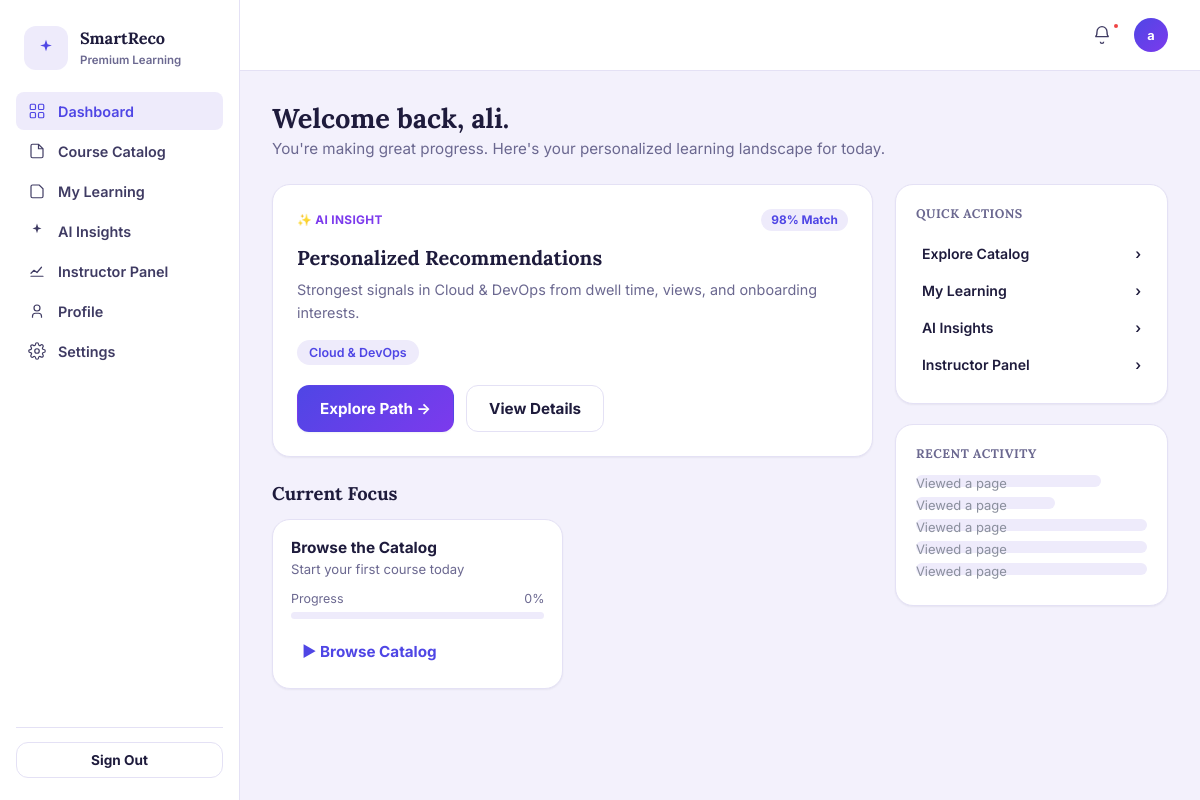
The page /dashboard (signed in) on the database as committed earlier.
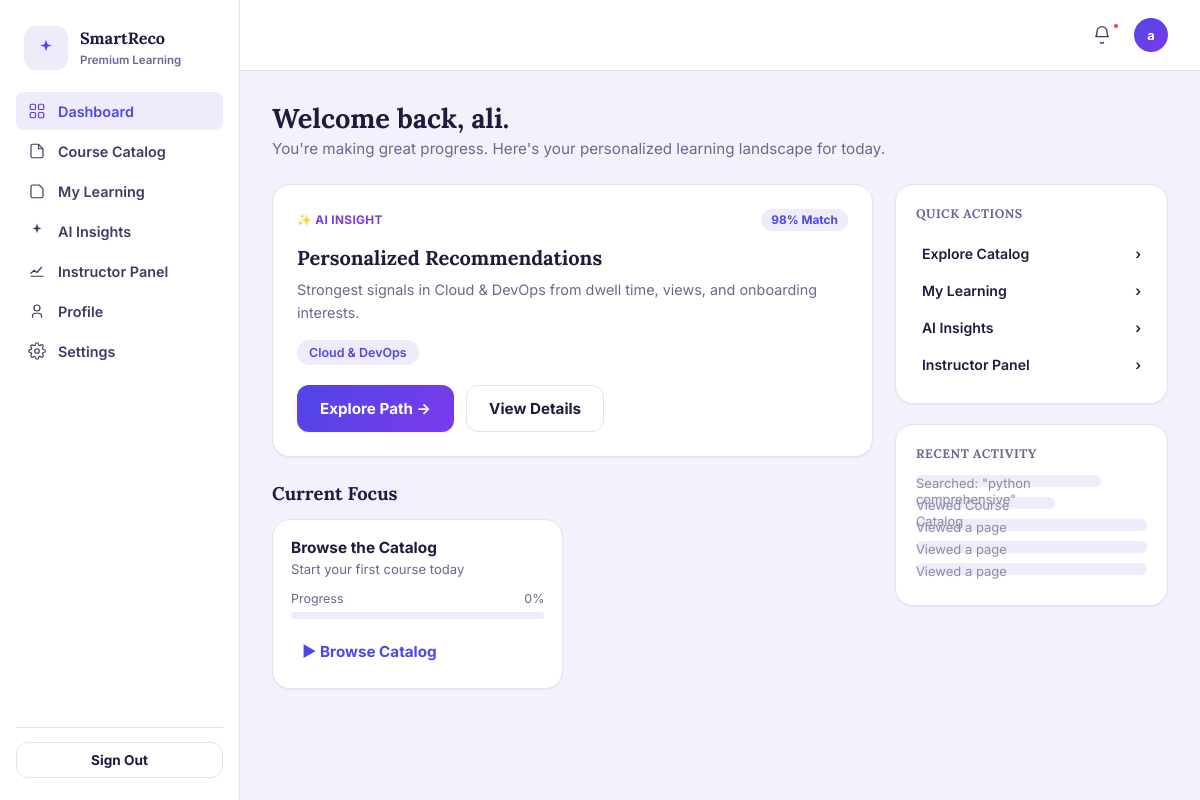
The same page on the database as committed later.
### database/models.py (models this page shows, shortened)
class Event(Base):
    __tablename__ = "events"
    __table_args__ = (
        Index("ix_events_user_created", "user_id", "created_at"),
        Index("ix_events_user_eligible_created", "user_id", "agent_eligible", "created_at"),
    )
    id = Column(Integer, primary_key=True, index=True)
    user_id = Column(Integer, ForeignKey("users.id", ondelete="CASCADE"), nullable=False, index=True)
    event_type = Column(String, nullable=False, index=True)  # view | search | click | time_spent | dismiss
    product_id = Column(Integer, ForeignKey("products.id", ondelete="SET NULL"), nullable=True, index=True)
    event_metadata = Column(Text, nullable=True)
    agent_eligible = Column(Boolean, default=True, nullable=False, index=True)
    created_at = Column(DateTime(timezone=True), server_default=func.now(), index=True)
    user = relationship("User", back_populates="events")
    @property
    def course_id(self):
        return self.product_id

### main.py (the view)
@app.get("/dashboard", response_class=HTMLResponse)
def dashboard(request: Request, db: Session = Depends(get_db)):
    user = get_current_user(request, db)
    if not user:
        return RedirectResponse("/login", status_code=302)
    tracking_enabled = is_agent_tracking_enabled(db, user, request)
    enrolled_products = (
        db.query(Product)
        .join(Enrollment, Enrollment.product_id == Product.id)
        .filter(Enrollment.user_id == user.id)
        .order_by(Enrollment.created_at.desc())
        .all()
    )
    recent_activity = get_recent_activity(db, user.id, limit=5)
    return templates.TemplateResponse(
        request,
        "dashboard.html",
        {
            "user": user,
            "active_page": "dashboard",
            "tracking_enabled": tracking_enabled,
            "enrolled_products": enrolled_products,
            "recent_activity": recent_activity,
        },
    )

### templates/dashboard.html (shortened to what this page needs)
{% extends "base.html" %}
{% block content %}
<h1 class="sr-page-title">Welcome back, {{ user.name or user.email.split('@')[0] }}.</h1>
<p class="sr-page-subtitle">You're making great progress. Here's your personalized learning landscape for today.</p>
<div class="sr-dash-grid">
  <div>
    <div class="sr-card sr-insight-card" id="recCard">
      <div class="sr-insight-head">
        <span class="sr-insight-tag">✨ AI INSIGHT</span>
        <span class="sr-match-badge" id="recMatchBadge">— Match</span>
      </div>
      <h2 class="sr-insight-title" id="recTitle">Personalized Recommendations</h2>
      <p class="sr-insight-text" id="recNarrative">Loading your personalized learning path...</p>
      <div class="sr-tag-row" id="recTags"></div>
      <div class="sr-insight-actions">
        <a class="sr-btn sr-btn-primary" id="recStartBtn" href="/catalog" data-sr-track-click data-source="recommendation">Explore Path →</a>
        <a class="sr-btn sr-btn-secondary" href="/ai-insights">View Details</a>
      </div>
    </div>
    <h2 class="sr-section-title">Current Focus</h2>
    <div class="sr-focus-grid">
      {% if enrolled_products %}
        {% for prod in enrolled_products[:2] %}
        <div class="sr-card sr-focus-card">
          <div class="sr-focus-card-head">
            <span class="sr-focus-title">{{ prod.title }}</span>
          </div>
          <p class="sr-focus-module">{{ prod.category }} · {{ prod.level or 'All Levels' }}</p>
          <div class="sr-progress-mini-label"><span>Progress</span><span>{{ loop.index * 35 }}%</span></div>
          <div class="sr-progress-mini-track"><div class="sr-progress-mini-fill" style="width:{{ loop.index * 35 }}%"></div></div>
          <a class="sr-btn sr-btn-ghost" href="/course-details?id={{ prod.id }}" data-sr-track-click data-product-id="{{ prod.id }}" data-source="dashboard_focus">▶ Resume Learning</a>
        </div>
        {% endfor %}
      {% else %}
        <div class="sr-card sr-focus-card">
          <div class="sr-focus-card-head">
            <span class="sr-focus-title">Browse the Catalog</span>
          </div>
          <p class="sr-focus-module">Start your first course today</p>
          <div class="sr-progress-mini-label"><span>Progress</span><span>0%</span></div>
          <div class="sr-progress-mini-track"><div class="sr-progress-mini-fill" style="width:0%"></div></div>
          <a class="sr-btn sr-btn-ghost" href="/catalog">▶ Browse Catalog</a>
        </div>
      {% endif %}
    </div>
  </div>
  <div>
    <div class="sr-card sr-side-card">
      <h3>Quick Actions</h3>
      <a class="sr-quick-action" href="/catalog">Explore Catalog <span>›</span></a>
      <a class="sr-quick-action" href="/my-learning">My Learning <span>›</span></a>
      <a class="sr-quick-action" href="/ai-insights">AI Insights <span>›</span></a>
      {% set curr_mode = user.active_mode if user and user.active_mode else (request.session.get('active_mode', 'student') if request else 'student') %}
      {% if curr_mode == 'instructor' or (user and user.role == 'admin') %}
      <a class="sr-quick-action" href="/admin">Instructor Panel <span>›</span></a>
      {% else %}
      <button onclick="switchUserMode('instructor')" class="sr-quick-action" style="background:none; border:none; text-align:left; cursor:pointer; width:100%;">Become an Instructor <span>›</span></button>
      {% endif %}
    </div>
    <div class="sr-card sr-side-card">
      <h3>Recent Activity</h3>
      {% if recent_activity %}
        {% for act in recent_activity %}
        <div class="sr-activity-row" style="color:#8a8f9d; font-size:13px;">{{ act.label }}</div>
        {% endfor %}
      {% else %}
        <div class="sr-activity-row" style="color:#8a8f9d; font-size:13px;">No activity yet — browse the catalog to get started.</div>
      {% endif %}
    </div>
  </div>
</div>
{% endblock %}

Rows that differ between the two databases and show on the page:
no longer on this page (row unchanged): Event: label "Viewed a page"
no longer on this page (row unchanged): Event: label "Viewed a page"
added Event: label "Searched: \"python…"
added Event: label "Viewed Course…"
